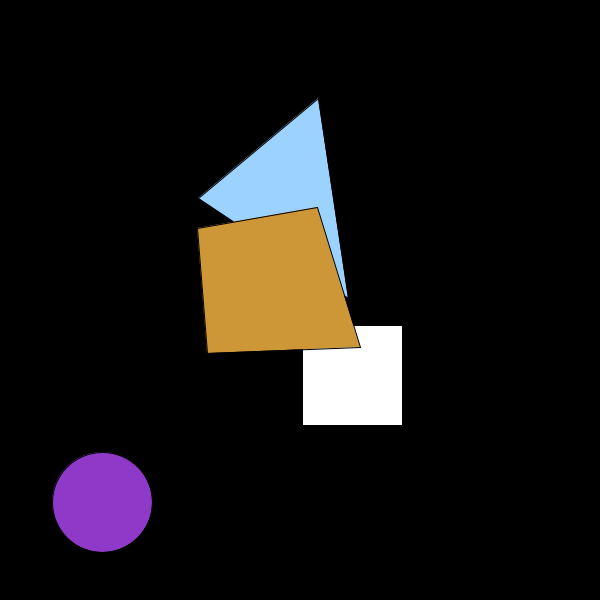
Frame 1 (no input)
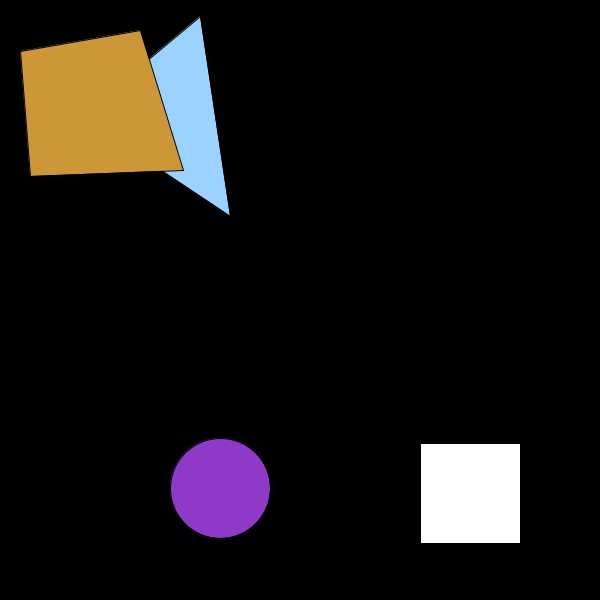
Frame 60 (the mouse pressed at the canvas centre just before this capture)
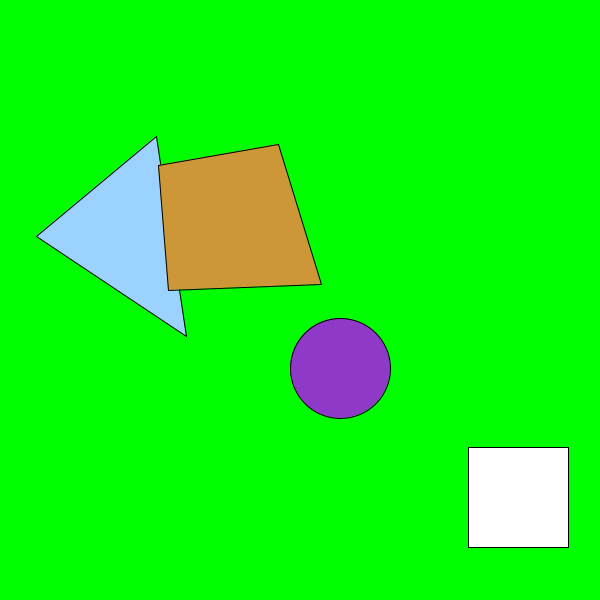
Frame 120 (the mouse held since frame 60 and released just before this capture)

The Processing sketch that drew these frames (run headless with seeded random() and noise(); from frame 60 on, the mouse is pressed at the canvas centre):

// Processing sketch: processing_90531
// ── processing_90531.pde

/*Nafis S Sabir
 Prof. Calli Higgins
 HW 4.1*/
int state = 0;
int x = 300;//rect x location
float y = random(500);//random rect y location
int speed = 2;//x-axis speed change
int bounce = 2;//y-axis speed change
int bspeed = 2;//x-axis speed change
int bbounce = 2;//y-axis speed change
int tspeed = -2;//x-axis speed change
int tbounce = -2;//y-axis speed change
int qspeed = -3;//x-axis speed change
int qbounce = -3;//y-axis speed change
int rx = 100;//ball x
int ry = 500;//ball y
int rw = 100;//ball width
int rh = 100;//ball height
int w1 = 100;//width of small square
int h1 = 100;//height of small square
//int w2 = 300;//width of small square
//int h2 = 300;//height of small square
int tx1 = 200;//traingle x1
int ty1 = 200;//triangle y1
int tx2 = 320;//triangle x2
int ty2 = 100;//triangle y2
int tx3 = 350;//triangle x3
int ty3 = 300;//triangle y3
int qx1 = 200;//quad x1
int qy1 = 231;//quad y1
int qx2 = 320;//quad x2
int qy2 = 210;//quad y2
int qx3 = 363;//quad x3
int qy3 = 350;//quad y3
int qx4 = 210;//quad x4
int qy4 = 356;//quad y4

float color1 = random(50);//random float color
boolean button = false;


void setup() {
  size(600, 600);//screen size
}

void draw() {
  if (!button) {
    background(0);
    state = 0;
  }
  else if (mousePressed) {//background change on mousepress isn't working completely had issues with button and mousePress
    background(0, 255, 0);
    state = 1;
  }
  else if (state == 1) {

    state = 2;
  }
  else if (state == 2) {
    background(0, 0, 255);
  }
  else if (button) {
    state = 3;
  }
  else if (state == 3) {
    background(155, 255, 0);
  }
  else if (!button) {
    state = 4;
  }
  else if (state == 4) {
    background(138, 0, 255);
  }
  else if (button) {
    state = 0;
  }






  if ((button) && (mouseX > x && mouseX < x + w1 && mouseY > y && mouseY < y + h1)) { //stops the square when button is pressed
    rx = rx + bspeed;//moves the ball left and right
    ry = ry + bbounce;//moves the ball up and down
    tx1 = tx1 + tspeed;//moves the triangle left and right
    ty1 = ty1 + tbounce;//moves the triangle up and down
    tx2 = tx2 + tspeed;//moves the triangle left and right
    ty2 = ty2 + tbounce;//moves the triangle up and down
    tx3 = tx3 + tspeed;//moves the triangle left and right
    ty3 = ty3 + tbounce;//moves the triangle up and down
    qx1 = qx1 + qspeed;//moves the quad left and right
    qy1 = qy1 + qbounce;//moves the quad up and down
    qx2 = qx2 + qspeed;//moves the quad left and right
    qy2 = qy2 + qbounce;//moves the quad up and down
    qx3 = qx3 + qspeed;//moves the quad left and right
    qy3 = qy3 + qbounce;//moves the quad up and down
    qx4 = qx4 + qspeed;//moves the quad left and right
    qy4 = qy4 + qbounce;//moves the quad up and down
  } 
  /*else if ((button) && (mouseX > width && mouseX < rx + rw && mouseY > height && mouseY < ry + rh)) {
   rx = rx;//fill(255, 150, 100);//if keyPressed random color change depending on mouse location
   x = x + speed;
   y = y + bounce; //ellipse(rx,ry, rw, rh);//if keyPressed ball grows //BALL CODE I COULDN'T GET TO WORK
   rx = rx + bspeed;//moves the ball left and right
   ry = ry + bbounce;//moves the ball up and down
   } */
  else {

    x = x + speed;//moves the square left and right
    y = y + bounce;//moves the square up and down
    rx = rx + bspeed;//moves the ball left and right
    ry = ry + bbounce;//moves the ball up and down
    tx1 = tx1 + tspeed;//moves the triangle left and right
    ty1 = ty1 + tbounce;//moves the triangle up and down
    tx2 = tx2 + tspeed;//moves the triangle left and right
    ty2 = ty2 + tbounce;//moves the triangle up and down
    tx3 = tx3 + tspeed;//moves the triangle left and right
    ty3 = ty3 + tbounce;//moves the triangle up and down
    qx1 = qx1 + qspeed;//moves the quad left and right
    qy1 = qy1 + qbounce;//moves the quad up and down
    qx2 = qx2 + qspeed;//moves the quad left and right
    qy2 = qy2 + qbounce;//moves the quad up and down
    qx3 = qx3 + qspeed;//moves the quad left and right
    qy3 = qy3 + qbounce;//moves the quad up and down
    qx4 = qx4 + qspeed;//moves the quad left and right
    qy4 = qy4 + qbounce;//moves the quad up and down
  }





  fill(255);//starting fill for square
  rect(x, y, w1, h1);//square size
  fill(143, 57, 200);//ball color
  ellipse(rx, ry, rw, rh);//ball dimensions
  fill(155, 210, 255);//triangle color
  triangle(tx1, ty1, tx2, ty2, tx3, ty3);//triangle dimensions
  fill(205, 150, 55);//quad color
  quad(qx1, qy1, qx2, qy2, qx3, qy3, qx4, qy4);//quad dimensions


  if (x > width * .84) {//keeps square from exceeding width
    speed = speed * -1;//if the square touches the right boundary it changes direction
  }
  else if (x < 0) { 
    speed = speed * -1;//if the square touches the left boundary it changes direction
  } 
  else if (y > height *.84) {//keeps square from touches height
    bounce = bounce * -1;//if the square touches the top boundary it changes direction
  } 
  else if (y < 0) {
    bounce = bounce * -1;//if the square touches the bottom boundary it changes direction
  }
  if (rx > width * .92) {
    bspeed = bspeed * -1;//if the ball touches the right boundary it changes direction
  }
  else if (rx < 0) { 
    bspeed = bspeed * -1;//if the ball touches the left boundary it changes direction
  } 
  else if (ry > height *.92) {
    bbounce = bbounce * -1;//if the ball touches the top boundary it changes direction
  } 
  else if (ry < 0) {
    bbounce = bbounce * -1;//if the ball touches the bottom boundary it changes direction
  }
  if (tx3 > width) {
    tspeed = tspeed * -1;//if the triangle touches the right boundary it changes direction
  }
  else if (tx1 < 0) { 
    tspeed = tspeed * -1;//if the triangle touches the left boundary it changes direction
  } 
  else if (ty3 > height) {
    tbounce = tbounce * -1;//if the striangle touches the top boundary it changes direction
  } 
  else if (ty2 < 0) {
    tbounce = tbounce * -1;//if the triangle touches the bottom boundary it changes direction
  }
  if (qx3 > width) {
    qspeed = qspeed * -1;//if the quad touches the right boundary it changes direction
  }
  else if (qx1 < 0) { 
    qspeed = qspeed * -1;//if the quad touches the left boundary it changes direction
  } 
  else if (qy4 > height) {
    qbounce = qbounce * -1;//if the quad touches the top boundary it changes direction
  } 
  else if (qy2 < 0) {
    qbounce = qbounce * -1;//if the quad touches the bottom boundary it changes direction
  }
}


void mousePressed() {

  button = !button;//changes button state to false
}
